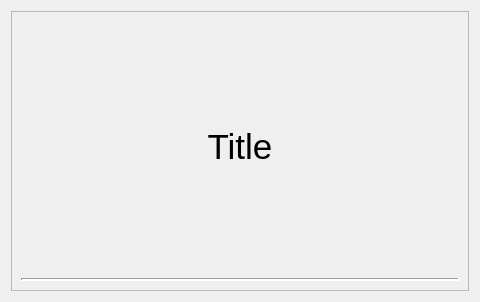
<?xml version="1.0" encoding="UTF-8"?>
<ui version="4.0">
 <class>Form</class>
 <widget class="QWidget" name="Form">
  <property name="geometry">
   <rect>
    <x>0</x>
    <y>0</y>
    <width>480</width>
    <height>302</height>
   </rect>
  </property>
  <property name="windowTitle">
   <string>Form</string>
  </property>
  <layout class="QHBoxLayout" name="horizontalLayout">
   <item>
    <widget class="QFrame" name="frame">
     <property name="frameShape">
      <enum>QFrame::StyledPanel</enum>
     </property>
     <property name="frameShadow">
      <enum>QFrame::Raised</enum>
     </property>
     <layout class="QVBoxLayout" name="verticalLayout">
      <item>
       <widget class="QLabel" name="titlelabel">
        <property name="font">
         <font>
          <pointsize>26</pointsize>
         </font>
        </property>
        <property name="text">
         <string>Title</string>
        </property>
        <property name="alignment">
         <set>Qt::AlignCenter</set>
        </property>
       </widget>
      </item>
      <item>
       <widget class="Line" name="line">
        <property name="styleSheet">
         <string notr="true"/>
        </property>
        <property name="lineWidth">
         <number>2</number>
        </property>
        <property name="orientation">
         <enum>Qt::Horizontal</enum>
        </property>
       </widget>
      </item>
     </layout>
    </widget>
   </item>
  </layout>
 </widget>
 <resources/>
 <connections/>
</ui>
